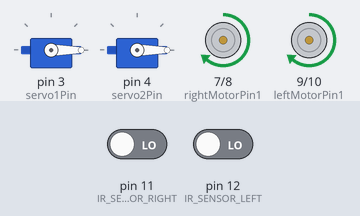
This sketch was run on a simulated Arduino Uno, built with avr-gcc and run on an emulated ATmega328P. On the bench: 2 × servo, motor-driver pin pairs drawn as motors (green arrow = first pin HIGH = forward, orange = second pin HIGH = backward, longer = more drive, scaled by the enable pin). The test bench sets the inputs (shaded band); at power-on: pin 11 (IR_SENSOR_RIGHT) LOW, pin 12 (IR_SENSOR_LEFT) LOW.

Above: at 1.2 s.
1.3 s: pin 11 (IR_SENSOR_RIGHT) driven HIGH
At 2.5 s:
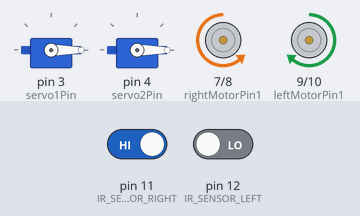
2.8 s: pin 12 (IR_SENSOR_LEFT) driven HIGH
At 4.8 s:
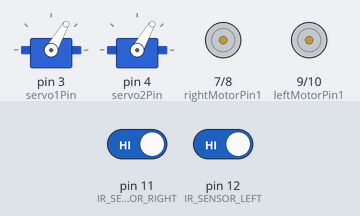
8.8 s: pin 11 (IR_SENSOR_RIGHT) driven LOW
At 10.1 s:
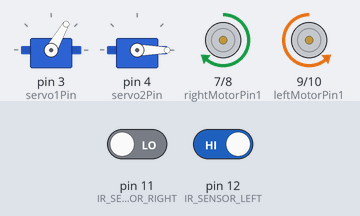
10.8 s: pin 12 (IR_SENSOR_LEFT) driven LOW
At 12.0 s:
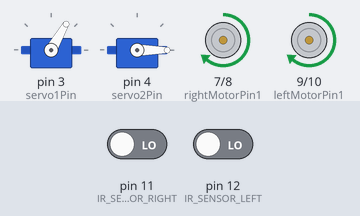
12.3 s: pin 11 (IR_SENSOR_RIGHT) driven HIGH
At 13.3 s:
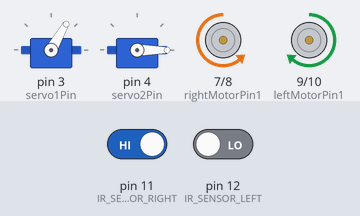
13.8 s: pin 12 (IR_SENSOR_LEFT) driven HIGH
At 15.6 s:
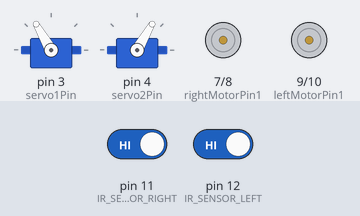
Timing chart, 0 to 25.3 s (numbered marks = the images above; inputs shaded):
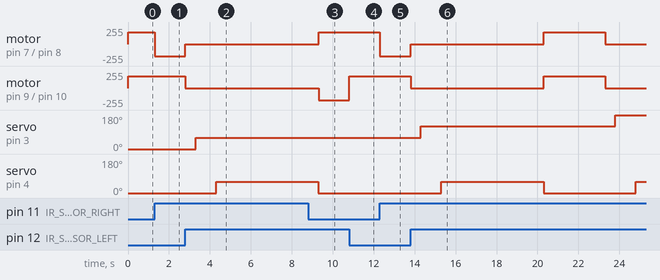

The sketch:

LineFollowing_with_ServoConnection.ino
```cpp
#include <Servo.h>
#include <SoftwareSerial.h>
SoftwareSerial espSerial(2, 13);

#define IR_SENSOR_RIGHT 11
#define IR_SENSOR_LEFT 12
#define MOTOR_SPEED 180

// Right motor
int enableRightMotor = 6;
int rightMotorPin1 = 7;
int rightMotorPin2 = 8;

// Left motor
int enableLeftMotor = 5;
int leftMotorPin1 = 9;
int leftMotorPin2 = 10;

// Servo motors
Servo servo1; // Will go 60° each time, then reset to 0 after 180°
Servo servo2; // Will go to 60°, wait 5s, then go back
int servo1Pin = 3;
int servo2Pin = 4;

int servo1Angle = 0; // Start at 0°, increment by 60°, reset at 180°
bool isSpecialSequenceRunning = false;
unsigned long ignoreBlackStartTime = 0;
const unsigned long ignoreBlackDuration = 3000; // 3 seconds

void setup()
{
  pinMode(enableRightMotor, OUTPUT);
  pinMode(rightMotorPin1, OUTPUT);
  pinMode(rightMotorPin2, OUTPUT);

  pinMode(enableLeftMotor, OUTPUT);
  pinMode(leftMotorPin1, OUTPUT);
  pinMode(leftMotorPin2, OUTPUT);

  pinMode(IR_SENSOR_RIGHT, INPUT);
  pinMode(IR_SENSOR_LEFT, INPUT);

  // Attach servos
  servo1.attach(servo1Pin);
  servo2.attach(servo2Pin);
  servo1.write(servo1Angle); // Initial 0°
  servo2.write(0);

  rotateMotor(0, 0);
  Serial.begin(9600); // For ESP simulation
  espSerial.begin(9600);
}

void loop()
{
  int rightIRSensorValue = digitalRead(IR_SENSOR_RIGHT);
  int leftIRSensorValue = digitalRead(IR_SENSOR_LEFT);

  if (isSpecialSequenceRunning)
  {
    if (millis() - ignoreBlackStartTime < ignoreBlackDuration)
    {
      followLine(rightIRSensorValue, leftIRSensorValue, false);
    }
    else
    {
      isSpecialSequenceRunning = false;
    }
  }
  else
  {
    if (rightIRSensorValue == HIGH && leftIRSensorValue == HIGH)
    {
      rotateMotor(0, 0); // Stop robot
      delay(500);        // Short pause

      // === Servo1 Incremental Rotation ===
      servo1Angle += 60;
      if (servo1Angle > 180)
      {
        servo1Angle = 0;
      }
      servo1.write(servo1Angle);
      delay(1000);

      // === Servo2 one-time action ===
      servo2.write(60);
      delay(5000);
      servo2.write(0);

      sendCurrentTime();

      isSpecialSequenceRunning = true;
      ignoreBlackStartTime = millis();
    }
    else
    {
      followLine(rightIRSensorValue, leftIRSensorValue, true);
    }
  }
}

void followLine(int rightIR, int leftIR, bool stopOnBothBlack)
{
  if (rightIR == LOW && leftIR == LOW)
  {
    rotateMotor(MOTOR_SPEED, MOTOR_SPEED);
  }
  else if (rightIR == HIGH && leftIR == LOW)
  {
    rotateMotor(-MOTOR_SPEED, MOTOR_SPEED);
  }
  else if (rightIR == LOW && leftIR == HIGH)
  {
    rotateMotor(MOTOR_SPEED, -MOTOR_SPEED);
  }
  else if (stopOnBothBlack && rightIR == HIGH && leftIR == HIGH)
  {
    rotateMotor(0, 0); // Stop
  }
  else
  {
    rotateMotor(MOTOR_SPEED, MOTOR_SPEED); // Default forward
  }
}

void rotateMotor(int rightMotorSpeed, int leftMotorSpeed)
{
  // Right Motor
  if (rightMotorSpeed < 0)
  {
    digitalWrite(rightMotorPin1, LOW);
    digitalWrite(rightMotorPin2, HIGH);
  }
  else if (rightMotorSpeed > 0)
  {
    digitalWrite(rightMotorPin1, HIGH);
    digitalWrite(rightMotorPin2, LOW);
  }
  else
  {
    digitalWrite(rightMotorPin1, LOW);
    digitalWrite(rightMotorPin2, LOW);
  }

  // Left Motor
  if (leftMotorSpeed < 0)
  {
    digitalWrite(leftMotorPin1, LOW);
    digitalWrite(leftMotorPin2, HIGH);
  }
  else if (leftMotorSpeed > 0)
  {
    digitalWrite(leftMotorPin1, HIGH);
    digitalWrite(leftMotorPin2, LOW);
  }
  else
  {
    digitalWrite(leftMotorPin1, LOW);
    digitalWrite(leftMotorPin2, LOW);
  }

  analogWrite(enableRightMotor, abs(rightMotorSpeed));
  analogWrite(enableLeftMotor, abs(leftMotorSpeed));
}

void sendCurrentTime()
{
  espSerial.println("NOTIFY");
}
```

Measured:
- after the input at 1.3 s, motor on pin 7 (rightMotorPin1) / pin 8 (rightMotorPin2): forward 180/255 → backward 180/255 at once
- after the input at 2.8 s, motor on pin 7 (rightMotorPin1) / pin 8 (rightMotorPin2): backward 180/255 → stopped at once; motor on pin 9 (leftMotorPin1) / pin 10 (leftMotorPin2): forward 180/255 → stopped at once; servo on pin 3 (servo1Pin): 0° → 60° after 0.50 s; servo on pin 4 (servo2Pin): 0° → 60° after 1.5 s
- after the input at 8.8 s, motor on pin 9 (leftMotorPin1) / pin 10 (leftMotorPin2): stopped → backward 180/255 after 0.51 s
- after the input at 10.8 s, motor on pin 9 (leftMotorPin1) / pin 10 (leftMotorPin2): backward 180/255 → forward 180/255 at once
- after the input at 12.3 s, motor on pin 7 (rightMotorPin1) / pin 8 (rightMotorPin2): forward 180/255 → backward 180/255 at once
- after the input at 13.8 s, motor on pin 7 (rightMotorPin1) / pin 8 (rightMotorPin2): backward 180/255 → stopped at once, → forward 180/255 6.5 s later, → stopped 3.0 s later; motor on pin 9 (leftMotorPin1) / pin 10 (leftMotorPin2): forward 180/255 → stopped at once, → forward 180/255 6.5 s later, → stopped 3.0 s later
